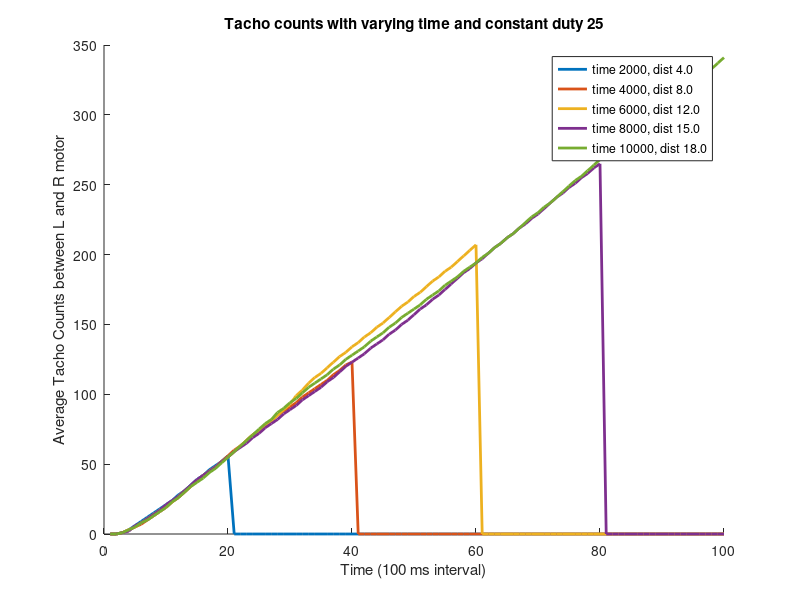

Here is the MATLAB script that generated this plot:
% varying time with constant duty_cycle_sp and speed_sp


a = [0 0 1 3 6 9 12 15 18 21 24 28 31 35 39 42 46 49 52 56 ];
b = [0 0 1 3 5 7 10 13 16 19 23 26 30 34 38 42 45 48 52 56 60 63 67 71 74 77 81 85 88 91 94 98 101 104 107 110 114 117 121 123 ];
c = [0 0 1 3 5 8 11 14 17 20 23 27 31 34 38 41 45 48 52 55 59 63 67 71 74 78 81 85 89 93 99 103 108 112 115 119 123 127 130 134 137 141 144 148 151 155 159 163 166 170 173 177 181 184 188 191 195 199 203 207 ];
d = [0 0 1 2 6 8 11 14 17 21 24 27 31 35 39 42 45 48 52 55 59 62 65 69 72 76 79 82 86 89 92 96 99 102 105 109 112 116 120 123 126 129 133 136 139 143 146 150 153 157 161 164 168 171 175 179 183 187 190 194 197 201 205 208 212 215 219 222 226 229 233 237 241 244 248 251 255 258 262 265 ];
e = [0 0 1 3 5 8 10 13 16 19 23 26 30 34 37 40 44 47 51 55 59 63 67 71 75 79 82 87 90 94 97 101 105 108 111 114 118 121 125 128 131 134 138 141 144 148 151 155 158 161 164 168 171 174 178 181 184 188 191 194 198 201 205 208 212 215 219 223 227 230 234 237 241 245 249 253 256 260 264 268 271 275 279 283 286 289 293 297 301 304 307 311 315 318 322 326 329 333 337 341];
dataStrct= {a,b,c,d,e};
data = zeros(5,100);
time = [2000,4000,6000,8000,10000];
dist = [4,8,12,15,18];

[~,n] = size(dist);
labels = cell(n,1);
% XTickLabels = cell(n,1);
figure; hold on;
for i=1:n
    labels{i} = sprintf('time %d, dist %.1f', time(i), dist(i));
    data(i,:) = [dataStrct{i} zeros(1, 100-length(dataStrct{i}))];
%     plot(dataStrct{i}, 'LineWidth', 2)
end

plot(data', 'LineWidth', 2)
title('Tacho counts with varying time and constant duty 25');
xlabel('Time (100 ms interval)')
ylabel('Average Tacho Counts between L and R motor')
legend(labels, 'Location', 'best')
saveas(figure(1), 'time_varying2.jpg'); % Saves as a jpg
